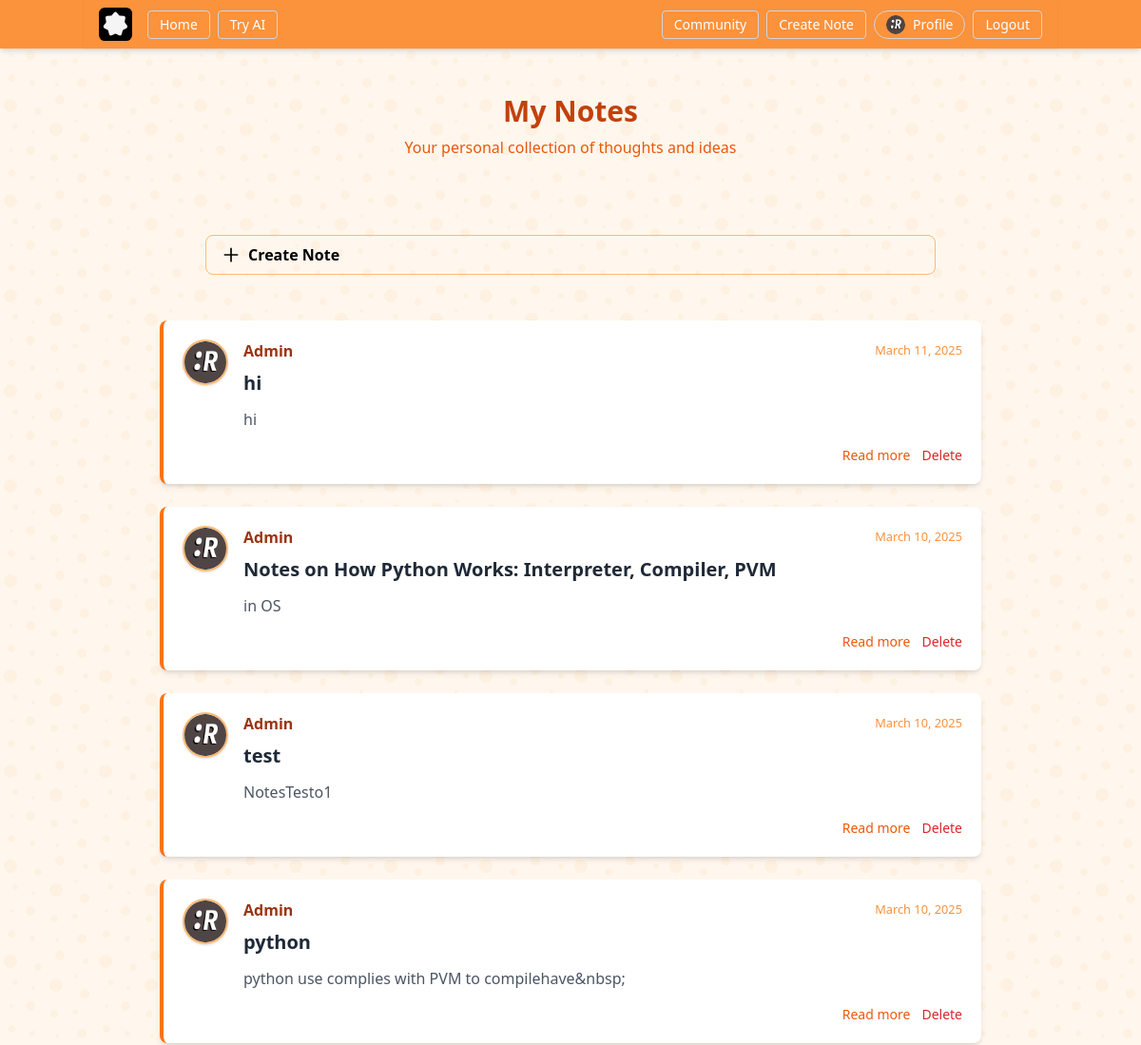
/note/ (signed in, upper part), run on an earlier commit of the app's database.
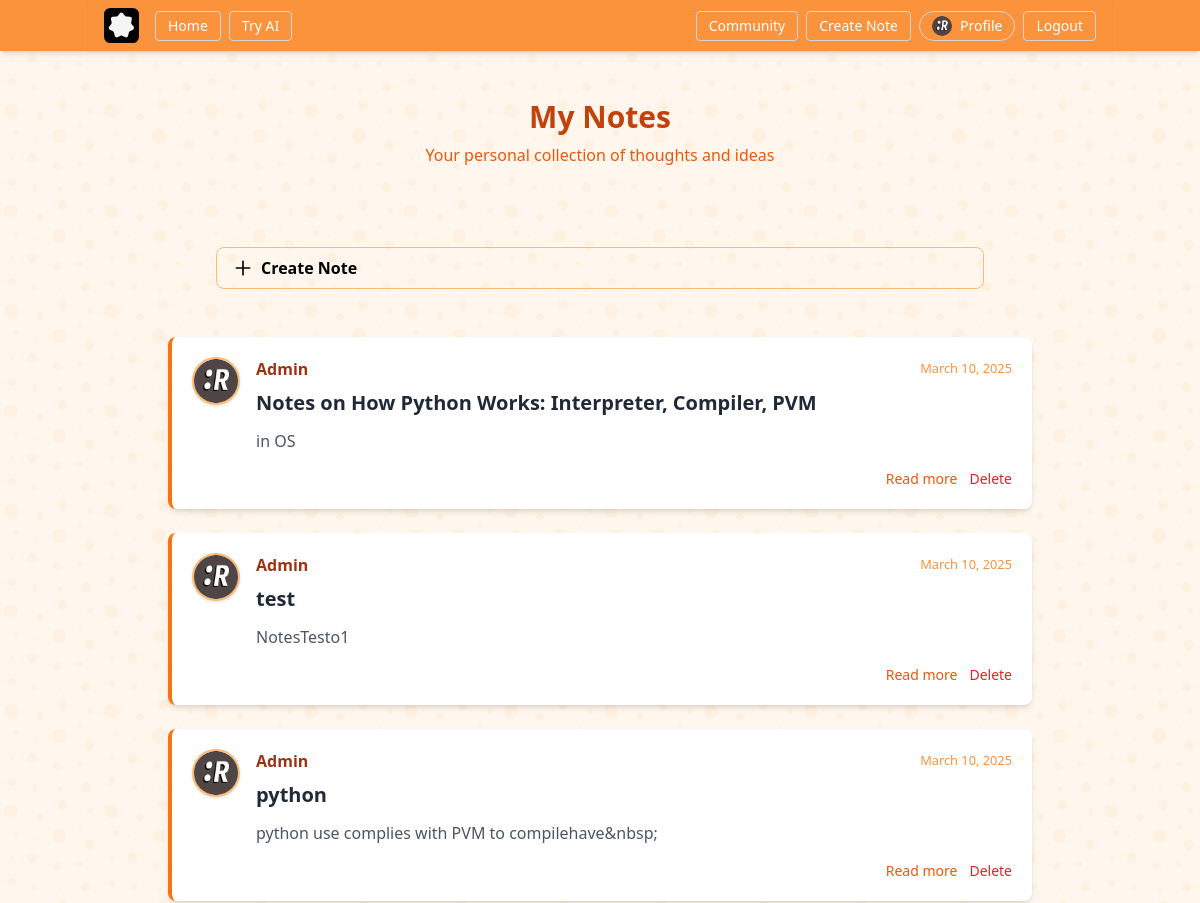
And on a later commit of the database.
### note/models.py (models this page shows, shortened)
class Note(models.Model):
    title = models.CharField(max_length=255)
    content = models.TextField()
    date_created = models.DateTimeField(default=timezone.now)
    user = models.ForeignKey(User, on_delete=models.CASCADE)

### users/models.py (models this page shows, shortened)
class Profile(models.Model):# Profile model inherits from models.Model that have one to one relationship with User model
    user = models.OneToOneField(User, on_delete=models.CASCADE) # one to one relationship with User model
    image = models.ImageField(default='default.jpg', upload_to='profile_pics') # profile picture
    position = models.CharField(default='Student', max_length=100) # position
    bio = models.TextField(default='No bio...', max_length=300) # bio
    insitute = models.CharField(default='APSIT', max_length=100) # insitute
    hobbies = models.CharField(default='Cricket', max_length=100) # hobbies
    phone = models.CharField(default='1234567890', max_length=10) # phone
    location = models.CharField(default='Mumbai', max_length=100) # location

### note/views.py (the view)
# urls.py: path('', NotesListView.as_view(), name='note-home'),
class NotesListView(LoginRequiredMixin, ListView):
    model = Note
    template_name = 'note/note.html'  # Update with the appropriate template
    context_object_name = 'notes'
    def get_queryset(self):
        notes = Note.objects.filter(user=self.request.user).order_by('-date_created')
        for note in notes:
            note.content = strip_tags(note.content)  # Strips HTML tags from content
        return notes

### note/templates/note/note.html (shortened to what this page needs)
{% extends "base/base.html" %}
{% block content %}
<div class="max-w-4xl mx-auto py-8 px-4">
    <div class="mb-8 text-center">
        <h1 class="text-3xl font-bold text-orange-700">My Notes</h1>
        <p class="text-orange-600 mt-2">Your personal collection of thoughts and ideas</p>
    </div>
    <div class="p-12 right-12 z-10">
        <a href="{% url 'note-create' %}" class="bg-whtw-500 hover:bg-white-600 text-balck font-semibold py-2 px-4 border border-orange-300  rounded-lg flex items-center">
            <svg xmlns="http://www.w3.org/2000/svg" class="h-5 w-5 mr-2" fill="none" viewBox="0 0 24 24" stroke="currentColor">
                <path stroke-linecap="round" stroke-linejoin="round" stroke-width="2" d="M12 4v16m8-8H4" />
            </svg>
            Create Note
        </a>
    </div>
    <div class="space-y-6">
        {% for note in notes %}
        <article class="bg-white rounded-lg shadow-md overflow-hidden border-l-4 border-orange-500 hover:shadow-lg transition-shadow duration-300">
            <div class="p-5">
                <div class="flex items-start gap-4">
                    <img class="rounded-full w-12 h-12 border-2 border-orange-300 object-cover shadow"
                         src="{{ note.user.profile.image.url }}"
                         alt="{{ note.user }}'s profile picture">
                    <div class="flex-1">
                        <div class="flex flex-wrap justify-between items-center mb-2">
                            <a href="#" class="font-semibold text-orange-800 hover:text-orange-600 transition-colors">{{ note.user }}</a>
                            <small class="text-orange-400 font-medium">{{ note.date_created | date:"F d, Y"}}</small>
                        </div>
                        <h2 class="font-bold text-xl text-gray-800 mt-1 mb-3">
                            <a href="{% url 'note-detail' note.id %}" class="hover:text-orange-600 transition-colors">{{ note.title }}</a>
                        </h2>
                        <p class="text-gray-600 mt-2">{{ note.content|truncatechars:150 }}</p>
                        <div class="mt-4 flex justify-end space-x-3">
                            <a href="{% url 'note-detail' note.id %}" class="text-orange-600 hover:text-orange-800 font-medium text-sm">Read more</a>
                            <a href="{% url 'note-delete' note.id %}" class="text-red-600 hover:text-red-800 font-medium text-sm">Delete</a>
                        </div>
                    </div>
                </div>
            </div>
        </article>
        {% endfor %}
    </div>
</div>
{% endblock content %}

What changed in the data, as far as the page shows it:
removed Note: user.profile.image (picture), user "Admin", date_created "March 11, 2025", title "hi", content "hi"
